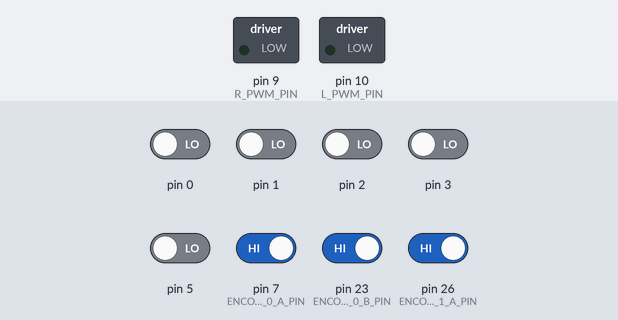
Bench run of a sketch on a simulated Arduino Mega 2560, built with avr-gcc and run on an emulated ATmega2560. Shown: switched loads named in the sketch (green lamp = pin HIGH). The test bench sets the inputs (shaded band); at power-on: pin 7 (ENCODER_0_A_PIN), pin 23 (ENCODER_0_B_PIN), pin 26 (ENCODER_1_A_PIN) HIGH, pin 0–3, pin 5 LOW. What the sketch prints to the serial monitor is not drawn.

Above: at 0.1 s.
At 5.3 s:
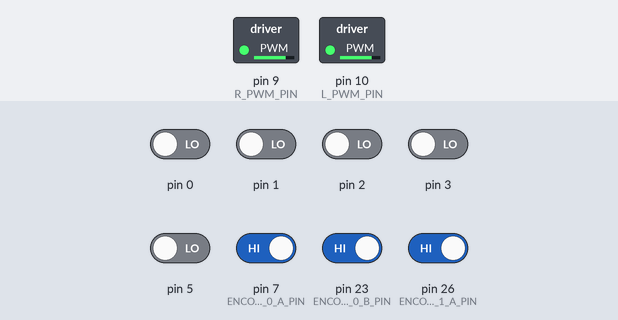
Timing chart, 0 to 6.8 s (numbered marks = the images above):
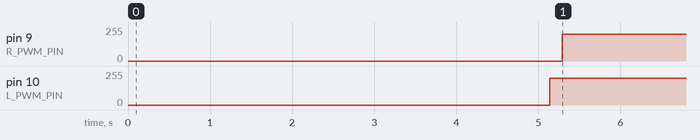

The sketch:

exercise_6.ino
```cpp
#include "encoders.h"
#include "motors.h"
#include "pid.h"
#include "kinematics.h"

#define PID_UPDATE 10
#define KINEMATICS_UPDATE 10

Kinematics_c robot_kinematics;
Motor_c motors;
PID_c left_controller;
PID_c right_controller;
PID_c heading_controller;

float left_rotational_velocity = 0;
float right_rotational_velocity = 0;

long last_e_left;
long last_e_right;
float last_v_left = 0;
float last_v_right = 0;

float left_drive = 0;
float right_drive = 0;

unsigned long kinematics_ts;
unsigned long pid_ts;
unsigned long elapsed_t;

unsigned long large_timer;
unsigned long large_timer_start;

float heading_demand = 3.141592;

void setup() {

  left_controller.initialise(0.002, 0.1, 0.05);
  right_controller.initialise(0.002, 0.1, 0.05);
  heading_controller.initialise(50.0, 50.0, 1000.0);
  motors.initialise();

  setupEncoderRight();
  setupEncoderLeft();
  last_e_right = count_e_right;
  last_e_left = count_e_left;
  Serial.begin(9600);
  delay(5000);

  pid_ts = millis();
  large_timer_start = millis();
}

void loop() {

  unsigned long current_ts;
  current_ts = millis();

  long pid_check = current_ts - pid_ts;
  long kinematics_check = current_ts - kinematics_ts;

  update_kinematics();

  if(pid_check > PID_UPDATE) {

    float current_theta = robot_kinematics.theta;

    float rotational_component = heading_controller.update(heading_demand, current_theta, pid_check);

    Serial.println(rotational_component);
    Serial.println(current_theta);
    Serial.println(heading_demand);
    Serial.println("------------------");

    right_drive = rotational_component;
    left_drive = -1*rotational_component;

    motors.setMotorPower("left", left_drive);
    motors.setMotorPower("right", right_drive);

    pid_ts = millis();

  }

  large_timer = millis();

}


float calculate_left_wheel_velocity(unsigned long ts, float left_last_value) {

  long instantaneous_e_left = count_e_left;
  long delta_e_left = instantaneous_e_left - last_e_left;
  float alpha = 0.2;
  last_e_left = instantaneous_e_left;

  left_rotational_velocity = (1 - alpha) * ((float)delta_e_left / ((float)ts/1000)) + alpha * left_last_value;

  // Serial.println(left_rotational_velocity, 4);
  return left_rotational_velocity;
}

float calculate_right_wheel_velocity(unsigned long ts, float right_last_value) {

  long instantaneous_e_right = count_e_right;
  long delta_e_right = instantaneous_e_right - last_e_right;
  float alpha = 0.2;
  last_e_right = instantaneous_e_right;

  right_rotational_velocity = (1 - alpha) * ((float)delta_e_right / ((float)ts/1000)) + alpha * right_last_value;

  // Serial.println(left_rotational_velocity, 4);
  return right_rotational_velocity;
}

void update_kinematics() {

    long instantaneous_e_right = count_e_right;
    long instantaneous_e_left = count_e_left;
    long delta_e_right = instantaneous_e_right - last_e_right;
    long delta_e_left = instantaneous_e_left - last_e_left;
    last_e_right = instantaneous_e_right;
    last_e_left = instantaneous_e_left;

    robot_kinematics.update(delta_e_right, delta_e_left);
}
```

encoders.h
```cpp
#ifndef _ENCODERS_H
#define _ENCODERS_H

#define ENCODER_0_A_PIN  7
#define ENCODER_0_B_PIN  23
#define ENCODER_1_A_PIN  26
//#define ENCODER_1_B_PIN Non-standard pin!


// Volatile Global variables used by Encoder ISR.
volatile long count_e_right; // used by encoder to count the rotation
volatile byte state_e0;
volatile long count_e_left;
volatile byte state_e1;


// This ISR handles just Encoder 1
// ISR to read the Encoder1 Channel A and B pins
// and then look up based on  transition what kind of
// rotation must have occured.
ISR( INT6_vect ) {
  // We know that the ISR is only called when a pin changes.
  // We also know only 1 pin can change at a time.
  // The XOR(AB) signal change from "Channel A" triggers ISR.

  // First, Read in the new state of the encoder pins.
  // Standard pins, so standard read functions.
  boolean e0_B = digitalRead( ENCODER_0_B_PIN ); // normal B state
  boolean e0_A = digitalRead( ENCODER_0_A_PIN ); // XOR(AB)

  // Software XOR (^) logically infers
  // the true value of A given the state of B
  e0_A = e0_A ^ e0_B;

  // Shift our (new) current readings into bit positions
  // 2 and 3 in the state variable (current state)
  // State: (bit3)  (bit2)  (bit1)   (bit0)
  // State:  new B   new A   old B   old A
    state_e0 = state_e0 | ( e0_B  << 3 );
    state_e0 = state_e0 | ( e0_A  << 2 );

    // Handle which transition we have registered.
    // Complete this if statement as necessary.
    // Refer to the labsheet.

    if( state_e0 == 1 ) {
		count_e_right -= 1;
    } else if( state_e0 == 2 ) {
		count_e_right += 1;
    } else if( state_e0 == 4 ) {
		count_e_right += 1;
	} else if( state_e0 == 7 ) {
		count_e_right -= 1;
	} else if( state_e0 == 8 ) {
		count_e_right -= 1;
	} else if( state_e0 == 11) {
		count_e_right += 1;
	} else if( state_e0 == 13) {
		count_e_right += 1;
	} else if( state_e0 == 14) {
		count_e_right -= 1;
	} else {
		// invalid state
		count_e_right += 0;
	}

    // Shift the current readings (bits 3 and 2) down
    // into position 1 and 0 (to become prior readings)
    // This bumps bits 1 and 0 off to the right, "deleting"
    // them for the next ISR call.
    state_e0 = state_e0 >> 2;

}


// This ISR handles just Encoder 0
// ISR to read the Encoder0 Channel A and B pins
// and then look up based on  transition what kind of
// rotation must have occured.


ISR( PCINT0_vect ) {

    // First, Read in the new state of the encoder pins.

    // Mask for a specific pin from the port.
    // Non-standard pin, so we access the register
    // directly.
    // Reading just PINE would give us a number
    // composed of all 8 bits.  We want only bit 2.
    // B00000100 masks out all but bit 2
    // It is more portable to use the PINE2 keyword.
    boolean e1_B = PINE & (1<<PINE2);
    //boolean e1_B = PINE & B00000100;  // Does same as above.

    // Standard read from the other pin.
    boolean e1_A = digitalRead( ENCODER_1_A_PIN ); // 26 the same as A8


    e1_A = e1_A ^ e1_B;

    // Create a bitwise representation of our states
    // We do this by shifting the boolean value up by
    // the appropriate number of bits, as per our table
    // header:
    //
    // State :  (bit3)  (bit2)  (bit1)  (bit0)
    // State :  New A,  New B,  Old A,  Old B.
    state_e1 = state_e1 | ( e1_B  << 3 );
    state_e1 = state_e1 | ( e1_A  << 2 );


    // Handle which transition we have registered.
    // Complete this if statement as necessary.
    // Refer to the labsheet.
    if( state_e1 == 1 ) {
		count_e_left -= 1;
    } else if( state_e1 == 2 ) {
		count_e_left += 1;
    } else if( state_e1 == 4 ) {
		count_e_left += 1;
	} else if( state_e1 == 7 ) {
		count_e_left -= 1;
	} else if( state_e1 == 8 ) {
		count_e_left -= 1;
	} else if( state_e1 == 11) {
		count_e_left += 1;
	} else if( state_e1 == 13) {
		count_e_left += 1;
	} else if( state_e1 == 14) {
		count_e_left -= 1;
	} else {
		// invalid state
		count_e_left += 0;
	}
    // Shift the current readings (bits 3 and 2) down
    // into position 1 and 0 (to become prior readings)
    // This bumps bits 1 and 0 off to the right, "deleting"
    // them for the next ISR call.
    state_e1 = state_e1 >> 2;
}


/*
   This setup routine enables interrupts for
   encoder1.  The interrupt is automatically
   triggered when one of the encoder pin changes.
   This is really convenient!  It means we don't
   have to check the encoder manually.
*/
void setupEncoderRight()
{
    count_e_right = 0;

    // Setup pins for right encoder
    pinMode( ENCODER_0_A_PIN, INPUT );
    pinMode( ENCODER_0_B_PIN, INPUT );

    // initialise the recorded state of e0 encoder.
    state_e0 = 0;

    // Get initial state of encoder pins A + B
    boolean e0_A = digitalRead( ENCODER_0_A_PIN );
    boolean e0_B = digitalRead( ENCODER_0_B_PIN );
    e0_A = e0_A ^ e0_B;

    // Shift values into correct place in state.
    // Bits 1 and 0  are prior states.
    state_e0 = state_e0 | ( e0_B << 1 );
    state_e0 = state_e0 | ( e0_B << 0 );


    // Now to set up PE6 as an external interupt (INT6), which means it can
    // have its own dedicated ISR vector INT6_vector

    // Page 90, 11.1.3 External Interrupt Mask Register – EIMSK
    // Disable external interrupts for INT6 first
    // Set INT6 bit low, preserve other bits
    EIMSK = EIMSK & ~(1<<INT6);
    //EIMSK = EIMSK & B1011111; // Same as above.

    // Page 89, 11.1.2 External Interrupt Control Register B – EICRB
    // Used to set up INT6 interrupt
    EICRB |= ( 1 << ISC60 );  // using header file names, push 1 to bit ISC60
    //EICRB |= B00010000; // does same as above

    // Page 90, 11.1.4 External Interrupt Flag Register – EIFR
    // Setting a 1 in bit 6 (INTF6) clears the interrupt flag.
    EIFR |= ( 1 << INTF6 );
    //EIFR |= B01000000;  // same as above

    // Now that we have set INT6 interrupt up, we can enable
    // the interrupt to happen
    // Page 90, 11.1.3 External Interrupt Mask Register – EIMSK
    // Disable external interrupts for INT6 first
    // Set INT6 bit high, preserve other bits
    EIMSK |= ( 1 << INT6 );
    //EIMSK |= B01000000; // Same as above

}

void setupEncoderLeft()
{

    count_e_left = 0;

    // Setting up left encoder:
    // The Romi board uses the pin PE2 (port E, pin 2) which is
    // very unconventional.  It doesn't have a standard
    // arduino alias (like d6, or a5, for example).
    // We set it up here with direct register access
    // Writing a 0 to a DDR sets as input
    // DDRE = Data Direction Register (Port)E
    // We want pin PE2, which means bit 2 (counting from 0)
    // PE Register bits [ 7  6  5  4  3  2  1  0 ]
    // Binary mask      [ 1  1  1  1  1  0  1  1 ]
    //
    // By performing an & here, the 0 sets low, all 1's preserve
    // any previous state.
    DDRE = DDRE & ~(1<<DDE6);
    //DDRE = DDRE & B11111011; // Same as above.

    // We need to enable the pull up resistor for the pin
    // To do this, once a pin is set to input (as above)
    // You write a 1 to the bit in the output register
    PORTE = PORTE | (1 << PORTE2 );
    //PORTE = PORTE | 0B00000100;

    // Encoder0 uses conventional pin 26
    pinMode( ENCODER_1_A_PIN, INPUT );
    digitalWrite( ENCODER_1_A_PIN, HIGH ); // Encoder 1 xor

    // initialise the recorded state of e1 encoder.
    state_e1 = 0;

    // Get initial state of encoder.
    boolean e1_B = PINE & (1<<PINE2);
    //boolean e1_B = PINE & B00000100;  // Does same as above.

    // Standard read from the other pin.
    boolean e1_A = digitalRead( ENCODER_1_A_PIN ); // 26 the same as A8

    // Some clever electronics combines the
    // signals and this XOR restores the
    // true value.
    e1_A = e1_A ^ e1_B;


    // Enable pin-change interrupt on A8 (PB4) for encoder0, and disable other
    // pin-change interrupts.
    // Note, this register will normally create an interrupt a change to any pins
    // on the port, but we use PCMSK0 to set it only for PCINT4 which is A8 (PB4)
    // When we set these registers, the compiler will now look for a routine called
    // ISR( PCINT0_vect ) when it detects a change on the pin.  PCINT0 seems like a
    // mismatch to PCINT4, however there is only the one vector servicing a change
    // to all PCINT0->7 pins.
    // See Manual 11.1.5 Pin Change Interrupt Control Register - PCICR

    // Page 91, 11.1.5, Pin Change Interrupt Control Register
    // Disable interrupt first
    PCICR = PCICR & ~( 1 << PCIE0 );
    // PCICR &= B11111110;  // Same as above

    // 11.1.7 Pin Change Mask Register 0 – PCMSK0
    PCMSK0 |= (1 << PCINT4);

    // Page 91, 11.1.6 Pin Change Interrupt Flag Register – PCIFR
    PCIFR |= (1 << PCIF0);  // Clear its interrupt flag by writing a 1.

    // Enable
    PCICR |= (1 << PCIE0);
}

#endif
```

kinematics.h
```cpp
// this #ifndef stops this file
// from being included mored than
// once by the compiler.
#ifndef _KINEMATICS_H
#define _KINEMATICS_H

// Class to track robot position.
class Kinematics_c {
  public:

	float x = 0;
	float y = 0;
	float theta = 0;
	float wheel_r = 16*1.08;
	float wheel_l = 42.5*1.02;

    // Constructor, must exist.
    Kinematics_c() {

    }

    // Use this function to update
    // your kinematics
    void update(long delta_e_right, long delta_e_left) {

		float delta_left = delta_e_left * wheel_r * 3.14159 / 180;
		float delta_right = delta_e_right * wheel_r * 3.14159 / 180;

		float delta_dist = (delta_left + delta_right) / 2;
		float delta_theta = (delta_right - delta_left) / (2*wheel_l);

		x += delta_dist * cos(theta);
		y += delta_dist * sin(theta);
		theta += delta_theta;

    }

};


#endif
```

motors.h
```cpp
#define L_PWM_PIN 10
#define L_DIR_PIN 16
#define R_PWM_PIN 9
#define R_DIR_PIN 15

#define FWD LOW
#define REV HIGH

class Motor_c {
  public:

  void initialise() {
    digitalWrite(L_DIR_PIN, FWD);
    digitalWrite(R_DIR_PIN, FWD);
    analogWrite(L_PWM_PIN, 0);
    analogWrite(R_PWM_PIN, 0);
  }

  int setMotorPower(String motor, float pwm) {

    int target_dir_pin;
    int target_pwm_pin;

    if (motor == "left") {
      target_pwm_pin = L_PWM_PIN;
      target_dir_pin = L_DIR_PIN;
    }
    else if (motor == "right") {
      target_pwm_pin = R_PWM_PIN;
      target_dir_pin = R_DIR_PIN;
    }
    else {
      Serial.println("Error: Invalid motor selection. Please set first argument to \"left\" or \"right\".");

      return 1;
    }

    if (pwm >= 0) {
       digitalWrite(target_dir_pin, FWD);
    }
    else {
       digitalWrite(target_dir_pin, REV);
    }

    if (abs(pwm) > 200) {
      Serial.print("Warning: Illegal motor speed (");
      Serial.print(pwm);
      Serial.println(").");
      Serial.println("Motor speed setting exceeded and will be capped at 200.");
      Serial.println("Please use motor speeds in range -200 < x < 200.");
    }

    analogWrite(target_pwm_pin, min(abs(pwm), 200));

    return 0;
  }
};
```

pid.h
```cpp
// this #ifndef stops this file
// from being included mored than
// once by the compiler.
#ifndef _PID_H
#define _PID_H

// Class to contain generic PID algorithm.
class PID_c {
  public:

	float feedback_signal;
	float error_signal;
	float integrated_error_signal;
	float error_logs[5] = {0, 0, 0, 0, 0};
	float delta_error;

	float k_p;
	float k_i;
	float k_d;

	float p_term;
	float i_term;
	float d_term;

    // Constructor, must exist.
    PID_c() {

    }

	void initialise(float p, float i, float d) {
		k_p = p;
		k_i = i;
		k_d = d;

		p_term = 0;
		i_term = 0;
		d_term = 0;
	}

	float update(float demand, float measurement, float delta_t) {
		error_signal = demand - measurement;

		delta_error = error_signal - integrated_error_signal / 5;

		error_logs[0] = error_logs[1];
		error_logs[1] = error_logs[2];
		error_logs[2] = error_logs[3];
		error_logs[3] = error_logs[4];
		error_logs[4] = error_signal;

		integrated_error_signal = error_logs[0] + error_logs[1] + error_logs[2] + error_logs[3] + error_logs[4];

		p_term = k_p * error_signal;
		i_term = k_i * integrated_error_signal;
		d_term = k_d * (delta_error / delta_t);

		feedback_signal = p_term + i_term + d_term;

		return feedback_signal;
	}

};


#endif
```

Measured:
- by itself, pin 9 (R_PWM_PIN): 0/255 → 200/255 at 5.3 s
- by itself, pin 10 (L_PWM_PIN): 0/255 → 200/255 at 5.1 s
